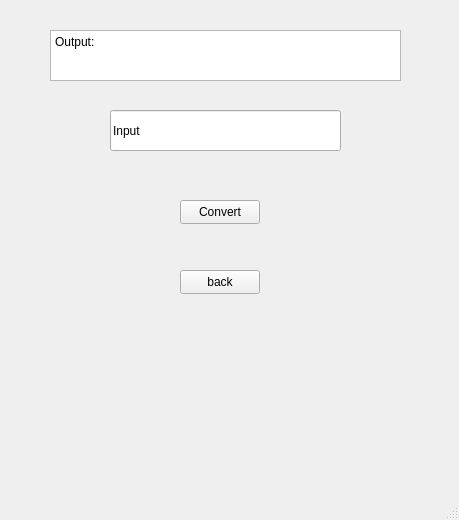
<?xml version="1.0" encoding="UTF-8"?>
<ui version="4.0">
 <class>nameconvertorMainWindow</class>
 <widget class="QMainWindow" name="nameconvertorMainWindow">
  <property name="geometry">
   <rect>
    <x>0</x>
    <y>0</y>
    <width>459</width>
    <height>520</height>
   </rect>
  </property>
  <property name="windowTitle">
   <string>MainWindow</string>
  </property>
  <widget class="QWidget" name="centralwidget">
   <widget class="QPushButton" name="convertButton">
    <property name="geometry">
     <rect>
      <x>180</x>
      <y>200</y>
      <width>80</width>
      <height>24</height>
     </rect>
    </property>
    <property name="text">
     <string>Convert</string>
    </property>
   </widget>
   <widget class="QPushButton" name="backButton">
    <property name="geometry">
     <rect>
      <x>180</x>
      <y>270</y>
      <width>80</width>
      <height>24</height>
     </rect>
    </property>
    <property name="text">
     <string>back</string>
    </property>
   </widget>
   <widget class="QPlainTextEdit" name="label_ASCIIResult">
    <property name="geometry">
     <rect>
      <x>50</x>
      <y>30</y>
      <width>351</width>
      <height>51</height>
     </rect>
    </property>
    <property name="verticalScrollBarPolicy">
     <enum>Qt::ScrollBarAlwaysOff</enum>
    </property>
    <property name="horizontalScrollBarPolicy">
     <enum>Qt::ScrollBarAlwaysOff</enum>
    </property>
    <property name="readOnly">
     <bool>true</bool>
    </property>
    <property name="plainText">
     <string>Output:</string>
    </property>
   </widget>
   <widget class="QLineEdit" name="lineEdit_name">
    <property name="geometry">
     <rect>
      <x>110</x>
      <y>110</y>
      <width>231</width>
      <height>41</height>
     </rect>
    </property>
    <property name="text">
     <string>Input</string>
    </property>
   </widget>
  </widget>
  <widget class="QMenuBar" name="menubar">
   <property name="geometry">
    <rect>
     <x>0</x>
     <y>0</y>
     <width>459</width>
     <height>21</height>
    </rect>
   </property>
  </widget>
  <widget class="QStatusBar" name="statusbar"/>
 </widget>
 <resources/>
 <connections/>
</ui>
